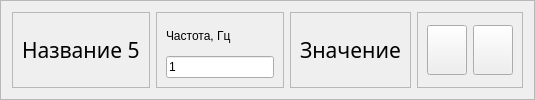
            <widget class="QFrame" name="frame_27">
             <property name="frameShape">
              <enum>QFrame::StyledPanel</enum>
             </property>
             <property name="frameShadow">
              <enum>QFrame::Raised</enum>
             </property>
             <layout class="QHBoxLayout" name="horizontalLayout_24">
              <item>
               <widget class="QFrame" name="frame_39">
                <property name="frameShape">
                 <enum>QFrame::StyledPanel</enum>
                </property>
                <property name="frameShadow">
                 <enum>QFrame::Raised</enum>
                </property>
                <layout class="QVBoxLayout" name="verticalLayout_12">
                 <item>
                  <widget class="QLabel" name="label_name_5">
                   <property name="font">
                    <font>
                     <family>OpenSans-Regular</family>
                     <pointsize>16</pointsize>
                    </font>
                   </property>
                   <property name="text">
                    <string>Название 5</string>
                   </property>
                  </widget>
                 </item>
                </layout>
               </widget>
              </item>
              <item>
               <widget class="QFrame" name="frame_40">
                <property name="maximumSize">
                 <size>
                  <width>150</width>
                  <height>16777215</height>
                 </size>
                </property>
                <property name="frameShape">
                 <enum>QFrame::StyledPanel</enum>
                </property>
                <property name="frameShadow">
                 <enum>QFrame::Raised</enum>
                </property>
                <layout class="QVBoxLayout" name="verticalLayout_20">
                 <item>
                  <widget class="QLabel" name="label_37">
                   <property name="text">
                    <string>Частота, Гц</string>
                   </property>
                  </widget>
                 </item>
                 <item>
                  <widget class="QLineEdit" name="lineEdit_hz_5">
                   <property name="text">
                    <string>1</string>
                   </property>
                  </widget>
                 </item>
                </layout>
               </widget>
              </item>
              <item>
               <widget class="QFrame" name="frame_41">
                <property name="frameShape">
                 <enum>QFrame::StyledPanel</enum>
                </property>
                <property name="frameShadow">
                 <enum>QFrame::Raised</enum>
                </property>
                <layout class="QVBoxLayout" name="verticalLayout_28">
                 <item>
                  <widget class="QLabel" name="label_value_5">
                   <property name="font">
                    <font>
                     <family>OpenSans-Regular</family>
                     <pointsize>16</pointsize>
                    </font>
                   </property>
                   <property name="text">
                    <string>Значение</string>
                   </property>
                  </widget>
                 </item>
                </layout>
               </widget>
              </item>
              <item>
               <widget class="QFrame" name="frame_42">
                <property name="frameShape">
                 <enum>QFrame::StyledPanel</enum>
                </property>
                <property name="frameShadow">
                 <enum>QFrame::Raised</enum>
                </property>
                <layout class="QHBoxLayout" name="horizontalLayout_30">
                 <item>
                  <widget class="QPushButton" name="btn_start_5">
                   <property name="maximumSize">
                    <size>
                     <width>50</width>
                     <height>50</height>
                    </size>
                   </property>
                   <property name="text">
                    <string/>
                   </property>
                   <property name="icon">
                    <iconset resource="resources.qrc">
                     <normaloff>:/icons/icons/play_circle_FILL0_wght400_GRAD0_opsz48.svg</normaloff>:/icons/icons/play_circle_FILL0_wght400_GRAD0_opsz48.svg</iconset>
                   </property>
                   <property name="iconSize">
                    <size>
                     <width>40</width>
                     <height>40</height>
                    </size>
                   </property>
                  </widget>
                 </item>
                 <item>
                  <widget class="QPushButton" name="btn_stop_5">
                   <property name="maximumSize">
                    <size>
                     <width>50</width>
                     <height>50</height>
                    </size>
                   </property>
                   <property name="text">
                    <string/>
                   </property>
                   <property name="icon">
                    <iconset resource="resources.qrc">
                     <normaloff>:/icons/icons/stop_circle_FILL0_wght400_GRAD0_opsz48.svg</normaloff>:/icons/icons/stop_circle_FILL0_wght400_GRAD0_opsz48.svg</iconset>
                   </property>
                   <property name="iconSize">
                    <size>
                     <width>40</width>
                     <height>40</height>
                    </size>
                   </property>
                  </widget>
                 </item>
                </layout>
               </widget>
              </item>
             </layout>
            </widget>
